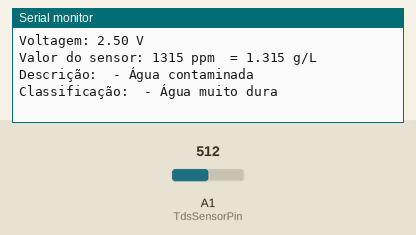
The sketch below on a simulated Arduino Uno, built with avr-gcc and run on an emulated ATmega328P. Parts: the last lines printed to the serial monitor. The test bench sets the inputs (shaded band); at power-on: A1 (TdsSensorPin) = 512.

Above: at 1.2 s.
1.3 s: A1 (TdsSensorPin) set to 160
At 3.1 s:
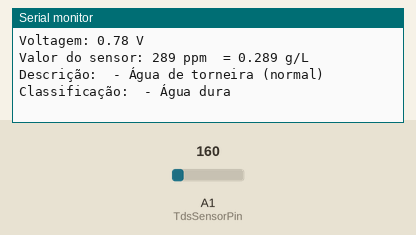
3.9 s: A1 (TdsSensorPin) set to 60
At 5.2 s:
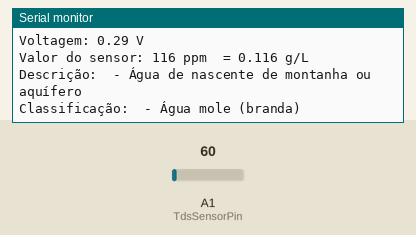
6.3 s: A1 (TdsSensorPin) set to 80
At 7.9 s:
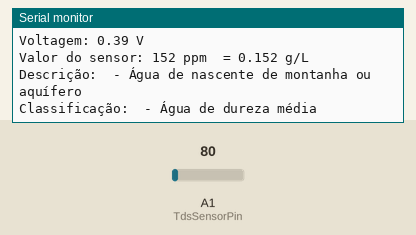
9.3 s: A1 (TdsSensorPin) set to 30
At 10.9 s:
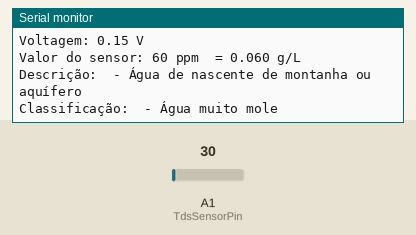
12.3 s: A1 (TdsSensorPin) set to 0
At 14.3 s:
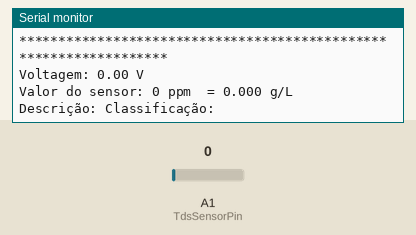
Timing chart, 0 to 15.8 s (numbered marks = the images above; inputs shaded):
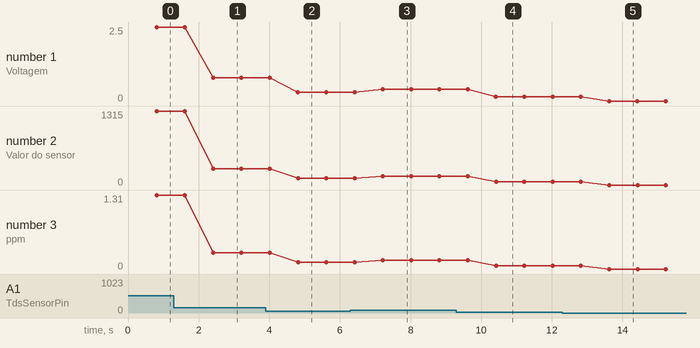

The sketch:

TDS.ino
```cpp
#define TdsSensorPin A1
#define VREF 5.0      // analog reference voltage(Volt) of the ADC
#define SCOUNT  30          // define o número de posições a guardar
int analogBuffer[SCOUNT];    // declara um conjunto de SCOUNT posições
int analogBufferTemp[SCOUNT]; // declara um conjunto temporário para ordenação dos valores nas suas posições
int analogBufferIndex = 0,copyIndex = 0; // declara variáveis necessárias para cálculo e atribui zero a essa variável
float averageVoltage = 0,tdsValue = 0,temperature = 25; // declara variáveis necessárias para cálculo e atribui zero a essa variável

void setup() // define a entrada e saída de dados
{
    Serial.begin(115200); // defição da taxa de transmissão de valores
    pinMode(TdsSensorPin,INPUT); // define um pino como sendo Analógico 1 (A1)
}

void loop()// define o ciclo para medição constante de valores
{
   static unsigned long analogSampleTimepoint = millis();
   if(millis()-analogSampleTimepoint > 40U) //a cada 40 milisegundos efetua a leitura do valor analógico do sensor
   {
     analogSampleTimepoint = millis();
     analogBuffer[analogBufferIndex] = analogRead(TdsSensorPin); //efetua a leitura do valor analógico e adiciona ao conjunto de SCOUNT leituras
     analogBufferIndex++;
     if(analogBufferIndex == SCOUNT)
         analogBufferIndex = 0;
   }
   static unsigned long printTimepoint = millis();
   if(millis()-printTimepoint > 800U)
   {
      printTimepoint = millis();
      for(copyIndex=0;copyIndex<SCOUNT;copyIndex++)
        analogBufferTemp[copyIndex]= analogBuffer[copyIndex];
      // efetua a leitura do valor analógico mais estável pela mediana do algoritmo e converte em valor em volt
      averageVoltage = getMedianNum(analogBufferTemp,SCOUNT) * (float)VREF / 1024.0;
      //fórmula de compensação de temperatura: fFinalResult(25^C) = fFinalResult(current)/(1.0+0.02*(fTP-25.0));
      float compensationCoefficient=1.0+0.02*(temperature-25.0);
      //compensação de temperatura
      float compensationVolatge=averageVoltage/compensationCoefficient;
      //converte o valor em volt para o valor em TDS
      tdsValue=(133.42*compensationVolatge*compensationVolatge*compensationVolatge - 255.86*compensationVolatge*compensationVolatge + 857.39*compensationVolatge)*0.5;

      Serial.println("******************************************************************"); // Área de impressão de informação
      Serial.print("Voltagem: ");
      Serial.print(averageVoltage,2);
      Serial.println(" V");

      Serial.print("Valor do sensor: ");
      Serial.print(tdsValue,0);
      Serial.print(" ppm  = ");
      Serial.print(tdsValue*0.001,3);
      Serial.println(" g/L");

      Serial.print("Descrição: ");
      if(tdsValue>0 && tdsValue<=50){
        Serial.println(" - Água desionizada, destilada, microfiltração");
      }
      if(tdsValue>50 && tdsValue<170){
        Serial.println(" - Água de nascente de montanha ou aquífero");
      }
      if(tdsValue >170 && tdsValue<420){
        Serial.println(" - Água de torneira (normal)");
      }
      if(tdsValue>500){
        Serial.println(" - Água contaminada");
      }
      if(tdsValue>420 && tdsValue<500){
        Serial.println(" - Água de nascente ou da torneira com elevado valor de sólidos totais dissolvidos");
      }
      Serial.print("Classificação: ");
      if(tdsValue >0 && tdsValue<=70){
        Serial.println(" - Água muito mole");
      }
      if(tdsValue >70 && tdsValue<=135){
        Serial.println(" - Água mole (branda)");
      }
      if(tdsValue >135 && tdsValue<=200){
        Serial.println(" - Água de dureza média");
      }
      if(tdsValue >200 && tdsValue<=350){
        Serial.println(" - Água dura");
      }
      if(tdsValue >350){
        Serial.println(" - Água muito dura");
      }
   }
}
// algoritmo de ordenação
int getMedianNum(int bArray[], int iFilterLen)
{
      int bTab[iFilterLen];
      for (byte i = 0; i < iFilterLen; i++)
      bTab[i] = bArray[i];
      int i, j, bTemp;
      for (j = 0; j < iFilterLen - 1; j++)
      {
      for (i = 0; i < iFilterLen - j - 1; i++)
          {
        if (bTab[i] > bTab[i + 1])
            {
        bTemp = bTab[i];
            bTab[i] = bTab[i + 1];
        bTab[i + 1] = bTemp;
         }
       }
      }
      if ((iFilterLen & 1) > 0)
        bTemp = bTab[(iFilterLen - 1) / 2];
      else
        bTemp = (bTab[iFilterLen / 2] + bTab[iFilterLen / 2 - 1]) / 2;
      return bTemp;
}
```

Measured:
- after the input at 1.3 s, the serial monitor: prints a new line after 1.1 s (image 1)
- after the input at 3.9 s, the serial monitor: prints a new line after 0.91 s (image 2)
- after the input at 6.3 s, the serial monitor: prints a new line after 0.92 s (image 3)
- after the input at 9.3 s, the serial monitor: prints a new line after 1.1 s (image 4)
- after the input at 12.3 s, the serial monitor: prints a new line after 1.3 s (image 5)
- plotted number 1: 2.5 → 0.78 after the input at 1.3 s, 0.78 → 0.29 after the input at 3.9 s, 0.29 → 0.39 after the input at 6.3 s, 0.39 → 0.15 after the input at 9.3 s, 0.15 → 0 after the input at 12.3 s
- plotted number 2: 1315 → 289 after the input at 1.3 s, 289 → 116 after the input at 3.9 s, 116 → 152 after the input at 6.3 s, 152 → 60 after the input at 9.3 s, 60 → 0 after the input at 12.3 s
- plotted number 3: 1.31 → 0.29 after the input at 1.3 s, 0.29 → 0.12 after the input at 3.9 s, 0.12 → 0.15 after the input at 6.3 s, 0.15 → 0.06 after the input at 9.3 s, 0.06 → 0 after the input at 12.3 s
